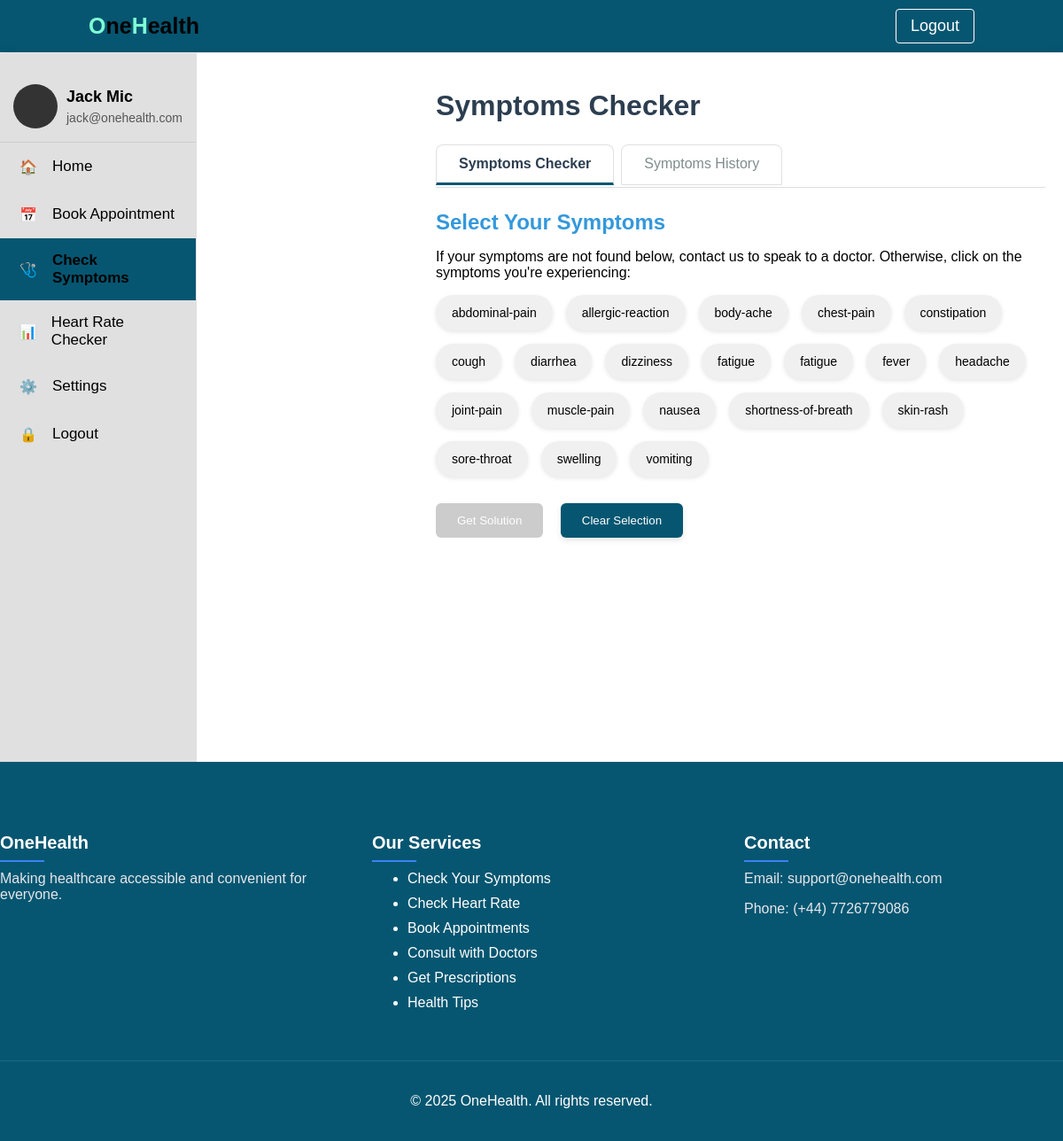
/patient/symptoms.php (signed in), run on the app's committed database.
### tables this page shows
CREATE TABLE `symptoms` (
  `id` int(6) UNSIGNED NOT NULL,
  `symptom_name` varchar(100) NOT NULL,
  `solution` text NOT NULL
);

### patient/symptoms.php (the view, shortened to what this page needs)
<?php
$host = 'localhost';
$username = 'root';
$password = '';
$dbname = 'onehealth_db';
$conn = new mysqli($host, $username, $password, $dbname);
$conn->set_charset("utf8");
$patient_email = $_SESSION['email'];
$fullname = $_SESSION['fullname'];
$symptoms = [];
$query = "SELECT id, symptom_name FROM symptoms ORDER BY symptom_name";
$result = $conn->query($query);
if ($result && $result->num_rows > 0) {
    while ($row = $result->fetch_assoc()) {
        $symptoms[] = $row;
    }
} else {
    $error = "No symptoms found in the database.";
}
?>
<!DOCTYPE html>
<html lang="en">
<head>
    <link rel="stylesheet" href="../css/symptom.css">
    <link rel="stylesheet" href="../css/header.css">
    <link rel="stylesheet" href="../css/footer.css">
    <link rel="stylesheet" href="../css/dashboard.css">
</head>
<body>
    <header>
        <a href="#" class="logo"><span>O</span>ne<span>H</span>ealth</a>
        <a href="../logout.php" class="account-btn">Logout</a>
    </header>
    <div class="dashboard-cont">
        <div class="sidebar">
            <div class="user-info">
                <div class="avatar"></div>
                <div class="user-details">
                    <h3><?= htmlspecialchars($fullname)?></h3>
                    <p><?= htmlspecialchars($patient_email)?></p>
                </div>
            </div>
            <div class="menu-item">
                <div class="icon">🏠</div>
                <a href="index.php">Home</a>
            </div>
            <div class="menu-item">
                <div class="icon">📅</div>
                <a href="booking.php">Book Appointment</a>
            </div>
            <div class="menu-item active">
                <div class="icon">🩺</div>
                <a href="symptoms.php">Check Symptoms</a>
            </div>
            <div class="menu-item">
                <div class="icon">📊</div>
                <a href="check_heartrate.php">Heart Rate Checker</a>
            </div>
            <div class="menu-item">
                <div class="icon">⚙️</div>
                <a href="settings.php">Settings</a>
            </div>
            <div class="menu-item logout">
                <div class="icon">🔒</div>
                <a href="/logout.php">Logout</a>
            </div>
        </div>
        <div class="main-content">
            <h1>Symptoms Checker</h1>
            <div class="tabs">
                <div class="tab active" data-tab="checker">Symptoms Checker</div>
                <div class="tab" data-tab="history">Symptoms History</div>
            </div>
            <div class="tab-content active" id="checker-tab">
                <h2>Select Your Symptoms</h2>
                <p>If your symptoms are not found below, contact us to speak to a doctor. Otherwise, click on the symptoms you're experiencing:</p>
                <div class="symptom-container">
                    <?php if (!empty($symptoms)): ?>
                        <?php foreach ($symptoms as $symptom): ?>
                            <div class="symptom-item" data-id="<?= htmlspecialchars($symptom['id']) ?>">
                                <?= htmlspecialchars($symptom['symptom_name']) ?>
                            </div>
                        <?php endforeach; ?>
                    <?php else: ?>
                        <p><?= isset($error) ? htmlspecialchars($error) : "Something went wrong." ?></p>
                    <?php endif; ?>
                </div>
                <div class="action-buttons">
                    <button id="get-solution-btn" class="action-button" disabled>Get Solution</button>
                    <button id="clear-symptoms-btn" class="action-button">Clear Selection</button>
                </div>
            </div>
        </div>
    </div>
    <footer>
        <div class="container">
            <div class="footer-content">
                <div class="footer-section">
                    <h3>OneHealth</h3>
                    <p>Making healthcare accessible and convenient for everyone.</p>
                </div>
                <div class="footer-section">
                    <h3>Our Services</h3>
                    <ul>
                        <li>Check Your Symptoms</li>
                        <li>Check Heart Rate</li>
                        <li>Book Appointments</li>
                        <li>Consult with Doctors</li>
                        <li>Get Prescriptions</li>
                        <li>Health Tips</li>
                    </ul>
                </div>
                <div class="footer-section">
                    <h3>Contact</h3>
                    <p>Email: support@onehealth.com</p>
                    <p>Phone: (+44) 7726779086</p>
                </div>
            </div>
            <div class="footer-bottom">
                <p>&copy; <script>document.write(new Date().getFullYear())</script> OneHealth. All rights reserved.</p>
            </div>
        </div>
    </footer>
</body>
</html>

### CSS/symptom.css (style rules this page uses)
.symptom-container { display: flex; flex-wrap: wrap; gap: 15px; margin-bottom: 30px; }
.symptom-item { background-color: #f0f0f0; padding: 12px 18px; border-radius: 25px; cursor: pointer; transition: all 0.3s ease; box-shadow: 0 2px 5px rgba(0,0,0,0.1); font-size: 14px; }
.tabs { display: flex; margin-bottom: 25px; border-bottom: 1px solid #ddd; padding-bottom: 2px; gap: 8px; }
.tab { padding: 12px 25px; cursor: pointer; border-bottom: none; color: #7f8c8d; border-radius: 8px 8px 0 0; transition: all 0.3s ease; border: 1px solid #e0e0e0; font-weight: 500; }
.tab.active { border-bottom: 3px solid rgb(6, 86, 113); color: #2c3e50; font-weight: 600; }
.tab-content { display: none; animation: fadeIn 0.5s; }
.tab-content.active { display: block; }
.action-buttons { margin-top: 25px; }
.action-button { padding: 12px 24px; background-color: rgb(6, 86, 113); color: white; border: none; border-radius: 6px; cursor: pointer; margin-right: 15px; font-weight: 500; transition: all 0.3s ease; box-shadow: 0 3px 6px rgba(0,0,0,0.1); }
.action-button:disabled { background-color: #cccccc; cursor: not-allowed; transform: none; box-shadow: none; }
.main-content { padding: 20px; margin-left: 250px; }
.dashboard-cont { display: flex; min-height: calc(100vh - 60px); }
h1 { color: #2c3e50; margin-bottom: 25px; }
h2 { color: #3498db; margin-bottom: 15px; }

### CSS/header.css (style rules this page uses)
header { display: flex; justify-content: space-between; align-items: center; padding: 10px 100px; border-bottom: 1px solid #f1f1f1; background-color: rgb(6, 86, 113); }
header .logo { color: black; font-size: 25px; text-decoration: none; font-weight: bold; }
.logo span { color: aquamarine; }
header a { color: white; text-decoration: none; }
.account-btn { padding: 0.5rem 1rem; border: 1px solid white; border-radius: 4px; font-size: 18px; }

### CSS/footer.css (style rules this page uses)
footer { background-color: rgb(6, 86, 113); color: white; padding: 60px 0 20px; }
.footer-content { display: grid; grid-template-columns: repeat(auto-fit, minmax(250px, 1fr)); gap: 60px; margin-bottom: 40px; }
.footer-section h3 { font-size: 20px; margin-bottom: 20px; position: relative; }
.footer-section h3:after { content: ''; position: absolute; left: 0; bottom: -10px; width: 50px; height: 2px; background-color: #3b82f6; }
.footer-section p { margin-bottom: 10px; color: #e5e7eb; }
.footer-section ul li { margin-bottom: 10px; }
.footer-bottom { text-align: center; padding-top: 20px; border-top: 1px solid rgba(255, 255, 255, 0.1); }

### CSS/dashboard.css (style rules this page uses)
body { font-family: Arial, sans-serif; margin: 0; padding: 0; background-color: #f4f4f4; }
.dashboard-cont { display: flex; min-height: 100vh; box-shadow: 0 0 10px rgba(0,0,0,0.1); margin: 0 auto; background-color: white; }
.sidebar { width: 250px; background-color: #e0e0e0; padding: 20px 0; border-right: 1px solid #ddd; }
.user-info { padding: 15px; border-bottom: 1px solid #ccc; display: flex; align-items: center; gap: 10px; }
.avatar { width: 50px; height: 50px; background-color: #333; border-radius: 50%; }
.user-details h3 { margin: 0; font-size: 18px; }
.user-details p { margin: 5px 0 0; font-size: 14px; color: #555; }
.menu-item { padding: 15px 20px; display: flex; align-items: center; gap: 15px; cursor: pointer; transition: background-color 0.3s; }
.menu-item a { font-size: 17px; text-decoration: none; color: black; }
.menu-item.active { background-color: rgb(6, 86, 113); font-weight: bold; }
.icon { width: 24px; height: 24px; display: flex; align-items: center; justify-content: center; }

### data on the page
symptoms: symptom_name "abdominal-pain"
symptoms: symptom_name "allergic-reaction"
symptoms: symptom_name "body-ache"
symptoms: symptom_name "chest-pain"
symptoms: symptom_name "constipation"
symptoms: symptom_name "cough"
symptoms: symptom_name "diarrhea"
symptoms: symptom_name "dizziness"
symptoms: symptom_name "fatigue"
symptoms: symptom_name "fatigue"
symptoms: symptom_name "fever"
symptoms: symptom_name "headache"
symptoms: symptom_name "joint-pain"
symptoms: symptom_name "muscle-pain"
symptoms: symptom_name "nausea"
symptoms: symptom_name "shortness-of-breath"
symptoms: symptom_name "skin-rash"
symptoms: symptom_name "sore-throat"
symptoms: symptom_name "swelling"
symptoms: symptom_name "vomiting"

### other printed values
$fullname "Jack Mic"
$patient_email "jack@onehealth.com"
